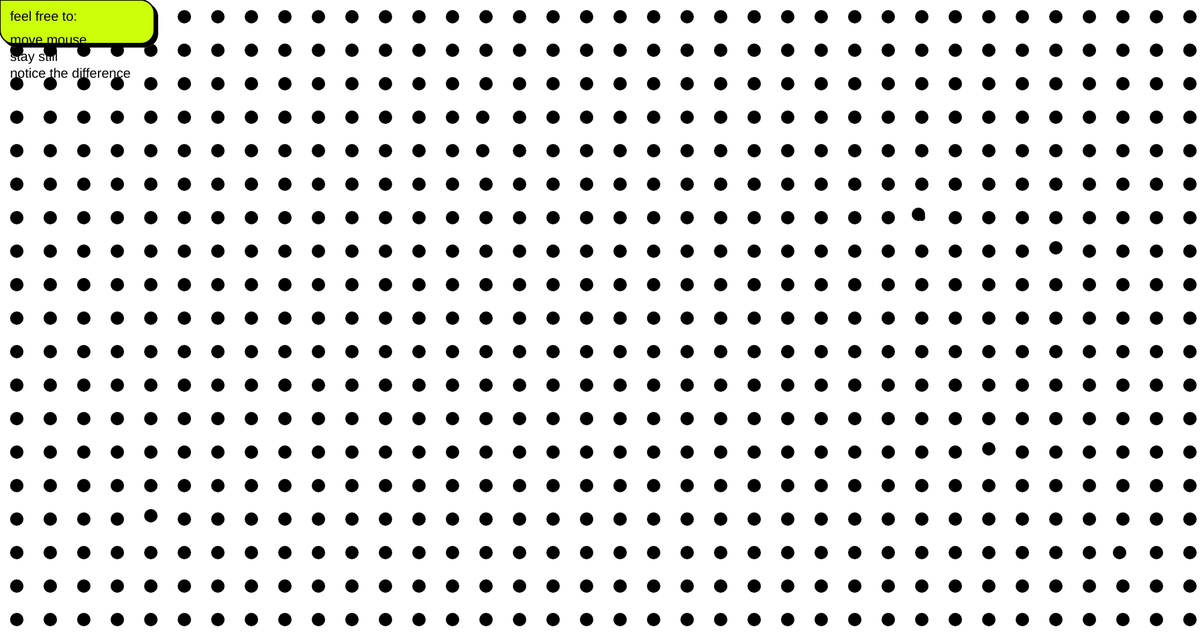
Frame 1 (no input)
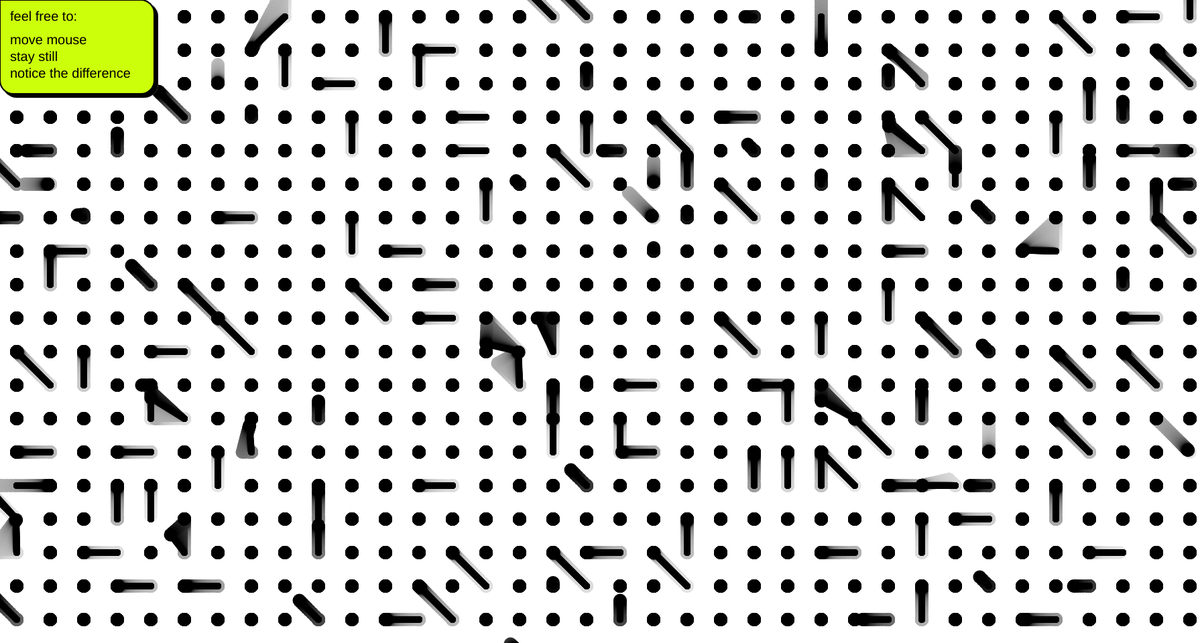
Frame 60 (no input)
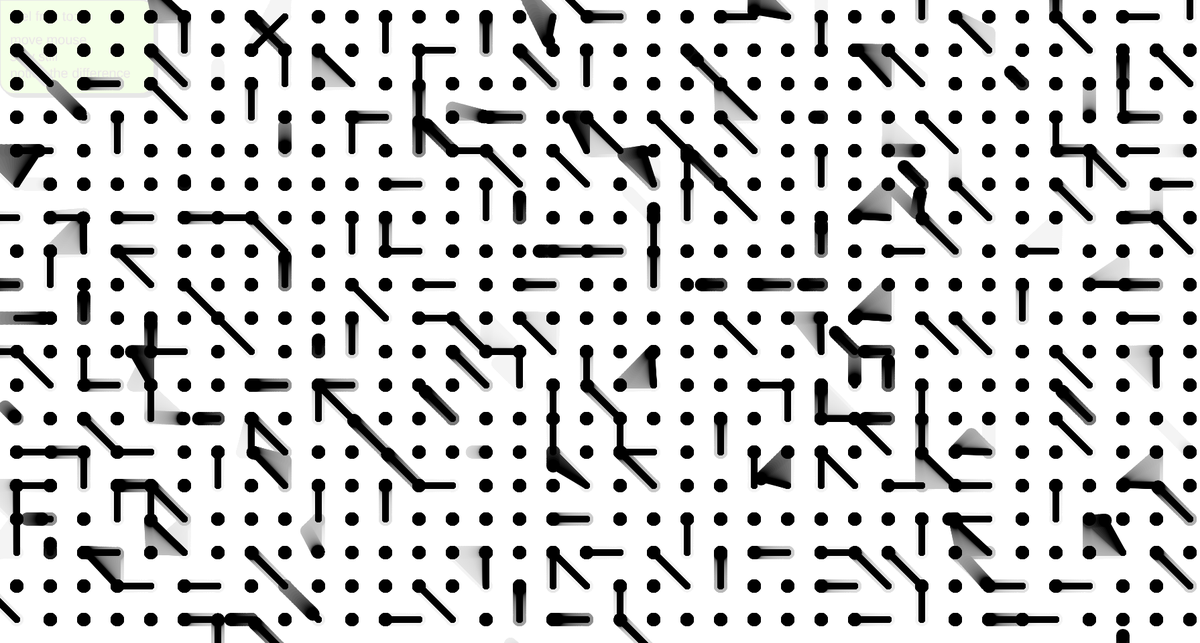
Frame 120 (the mouse pressed at the canvas centre since frame 60)

The p5.js sketch that drew these frames (run headless with seeded random() and noise() and a simulated clock; from frame 60 on, the mouse is pressed at the canvas centre):

// p5.js sketch
// ── sketch.js
let gridSize = 50; // Size of each grid cell
let cols, rows; // Number of columns and rows in the grid
let circles = []; // Array to store circle objects
let moveProbability = 0.005; // Probability of a circle moving to a neighbor
let moveSpeed = 0.1; // Speed of the movement

// let font;
let shown = true;

let corners = 20;
let lineheight =25;
let tp = 5;
let l=1;

function setup() {
  noCursor();
  createCanvas(1790 , 960);
  cols = width / gridSize;
  rows = height / gridSize;

  // Initialize each circle with its home position
  for (let i = 0; i < cols; i++) {
    for (let j = 0; j < rows; j++) {
      let x = i * gridSize + gridSize / 2;
      let y = j * gridSize + gridSize / 2;
      circles.push(new Circle(x, y));
    }
  }
}

function draw() {
  background(255,10);

  // Update and display each circle
  for (let circle of circles) {
    circle.update();
    circle.show();
  }
  explain();
}

class Circle {
  constructor(x, y) {
    this.home = createVector(x, y); // Home position
    this.current = this.home.copy(); // Current position starts at home
    this.target = this.home.copy(); // Target position (where it's moving to)
  }

  update() {
    // Randomly move to a neighboring cell with a certain probability
    if (random(1) < moveProbability && movedX ===0 && movedY===0) {
      // Randomly choose a neighboring direction
      
      let offsetX = floor(random(-1, 1)) * gridSize;
      let offsetY = floor(random(-1, 1)) * gridSize;
      
      if(this.current.x <0){
        offsetX = floor(random(0, 2)) * gridSize;
      } else if(this.current.x >width){
        offsetX = floor(random(-1, 1)) * gridSize;
      }
      
      if(this.current.y <0){
        offsetY = floor(random(0, 2)) * gridSize;
      } else if(this.current.x >height){
        offsetY = floor(random(-1, 1)) * gridSize;
      }

      // Set the target to the new position
      this.target = createVector(this.home.x + offsetX, this.home.y + offsetY);
    }

    // Smoothly interpolate between current position and target position
    this.current.lerp(this.target, moveSpeed);
  }

  show() {
    fill(0);
    noStroke();
    ellipse(this.current.x, this.current.y, 20, 20); // Draw the circle
    
    stroke(0);
    strokeWeight(10);
    line(this.current.x, this.current.y, this.home.x, this.home.y);
  }
}

function explain(){

   // textFont(font);
    textAlign(LEFT, CENTER);
  if (mouseIsPressed === true){
    shown=false;
    cursor(ARROW);
  }
  if(shown === true){
    
    strokeWeight(2);
    stroke(255);
    fill(255);
    rect(pmouseX+tp, pmouseY+tp, 230, lineheight*l+40, 0, corners, corners, corners);
    rect(pmouseX, pmouseY, 230, lineheight*l+40, 0, corners, corners, corners);
    
    strokeWeight(2);
    stroke(0);
    fill(0);
    rect(mouseX+tp, mouseY+tp, 230, lineheight*l+40, 0, corners, corners, corners);
    fill(204,255,10);
    rect(mouseX, mouseY, 230, lineheight*l+40, 0, corners, corners, corners);
    
    textSize(20);
    noStroke();
    
    fill(0);
    text('feel free to:', mouseX+15, mouseY-10+tp, 300, 60);
    l = 1;
    text('move mouse', mouseX+15, mouseY+lineheight*l+tp, 300, 60);
    l++;
    text('stay still', mouseX+15, mouseY+lineheight*l+tp, 300, 60);
    l++;
    text('notice the difference', mouseX+15, mouseY+lineheight*l+tp, 300, 60);
    l++;
  }
}
